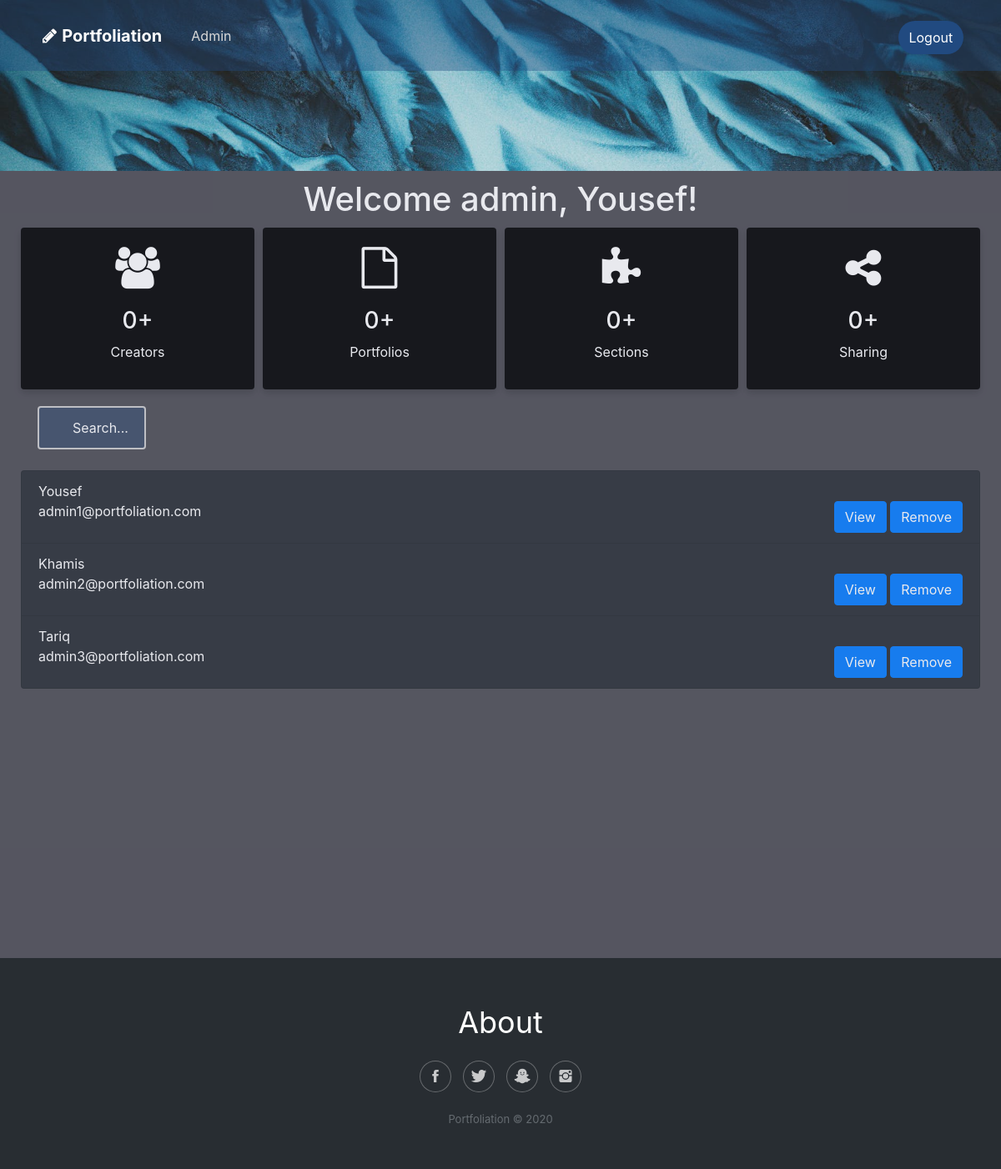
The app's page /admin.php (signed in) with its own data.
### tables this page shows
CREATE TABLE `account` (
  `accountID` int(11) NOT NULL AUTO_INCREMENT,
  `username` varchar(255) NOT NULL,
  `email` varchar(255) NOT NULL,
  `password` varchar(255) NOT NULL,
  PRIMARY KEY (`accountID`),
  UNIQUE KEY `email` (`email`)
);

### admin.php (the view, shortened to what this page needs)
<!DOCTYPE html>
<html>
<head>
  <link rel="stylesheet" href="assets/bootstrap/css/bootstrap.min.css" />
  <link rel="stylesheet" href="assets/fonts/font-awesome.min.css" />
  <link rel="stylesheet" href="assets/fonts/ionicons.min.css" />
  <link rel="stylesheet" href="assets/css/styles.min.css" />
  <link rel="stylesheet" href="http://cdnjs.cloudflare.com/ajax/libs/summernote/0.8.12/summernote.css" />
  <link rel="stylesheet" href="https://cdnjs.cloudflare.com/ajax/libs/animate.css/3.5.2/animate.min.css" />
  <link rel="stylesheet" href="https://cdnjs.cloudflare.com/ajax/libs/aos/2.1.1/aos.css" />
</head>
<body style="color: rgb(59, 73, 88); background-color: rgb(128, 134, 163);">
  <?php require 'header.php';
  ?>
  <form method="GET" style="
        padding: 25px;
        opacity: 0.82;
        background-color: rgba(62, 59, 59, 0.78);
      ">
    <div class="container hero">
      <h1 style="margin: -15px 0 10px 0; color: white; text-align: center;">
        Welcome admin, <?php echo ucfirst($_SESSION['username']) . '!'; ?>
      </h1>
    </div>
    <?php
    function getInsight($str)
    {
      require 'dbh.inc.php';
      $sql = 'SELECT COUNT(*) AS sum FROM ' . $str;
      if ($str == 'share') {
        $sql = 'SELECT COUNT(*) AS sum FROM ' . $str . ' WHERE shareStatus=1';
        $result = mysqli_query($conn, $sql);
        $row_users = mysqli_fetch_array($result);
        return (floor(intval($row_users['sum']) / 5) * 5) . '+';
      }
      $result = mysqli_query($conn, $sql);
      $row_users = mysqli_fetch_array($result);
      return (floor(intval($row_users['sum']) / 5) * 5) . '+';
    }
    ?>
    <section id="dashboard">
      <div class="row">
        <div class="column">
          <div class="card">
            <p><i style="font-size:50px" class="fa fa-users" aria-hidden="true"></i></p>
            <h3><?php echo getInsight('account') ?></h3>
            <p>Creators</p>
          </div>
        </div>
        <div class="column">
          <div class="card">
            <p><i style="font-size:50px" class="fa fa-file-o" aria-hidden="true"></i></p>
            <h3><?php echo getInsight('portfolio') ?></h3>
            <p>Portfolios</p>
          </div>
        </div>
        <div class="column">
          <div class="card">
            <p><i style="font-size:50px" class="fa fa-puzzle-piece" aria-hidden="true"></i></p>
            <h3><?php echo getInsight('section') ?></h3>
            <p>Sections</p>
          </div>
        </div>
        <div class="column">
          <div class="card">
            <p><i style="font-size:50px" class="fa fa-share-alt" aria-hidden="true"></i></p>
            <h3><?php echo getInsight('share') ?></h3>
            <p>Sharing</p>
          </div>
        </div>
      </div>
    </section>
    <div class="form-group" style="margin: 20px; padding: 0px; margin-bottom: 25px;">
      <input id="adminSearch" type="text" name="search" placeholder="Search..." />
    </div>
    <ul class="list-group" id="lis" style="min-height: 70vh;">
      <?php
      if (empty($_GET))
        load("SELECT accountID,username,email FROM account;");
      function load($sql)
      {
        require 'dbh.inc.php';
        $result = mysqli_query($conn, $sql);
        while ($row_users = mysqli_fetch_array($result)) {
          echo
            '
             <li id=' . $row_users['accountID'] . ' class="list-group-item">
             <span class="portLabel">' . $row_users['username'] . '<br>' . $row_users['email'] . '</span>
             <div role="group" style="float: right;">
             <a class="btn btn-primary" role="button" onclick="" href="account.php?v=' . $row_users['accountID'] . '"; >View</a>
             <a onclick="deletePort(this)" href="admin.php?remove=' . $row_users['accountID'] . '"' . ' class="btn btn-primary">Remove</a>
             </div>
              </li>';
        }
      }
      ?>
    </ul>
  </form>
  <?php require 'footer.php'; ?>
</body>
</html>

### header.php (shortened to what this page needs)
<?php if (!(isset($_SESSION)))
$admin = array(1, 2, 3); ?>
<div>
    <div class="header-dark" style="background-image: url('assets/img/blue.jpeg');">
        <nav class="navbar navbar-dark navbar-expand-lg navigation-clean-search" style="background-color: rgba(33, 74, 128, 0.38);">
            <div class="container">
                <a class="navbar-brand" href="index.php"> <i class="fa fa-pencil" aria-hidden="true"></i>Portfoliation</a>
                <div class="collapse navbar-collapse" id="navcol-1">
                    <ul class="nav navbar-nav">
                        <?php
                        if (isset($_SESSION['accountID']) && in_array($_SESSION['accountID'], $admin)) {
                            echo '<li class="nav-item" role="presentation">
                                  <a class="nav-link" href="admin.php">Admin</a> </li>';
                        } else if (isset($_SESSION['accountID'])) {
                            echo '<li class="nav-item" role="presentation">
                            <a class="nav-link" href="account.php">Account</a>
                        </li>';
                        }
                        ?>
                    </ul>
                    <?php
                    if (!isset($_SESSION['accountID']))
                        echo '<span class="navbar-text"><a class="login" href="login.php">Log In</a></span><a class="btn btn-light action-button" role="button" href="register.php">Sign Up</a>';
                    else echo ' <span class="navbar-text"><a class="btn btn-light action-button" href="logout.php">Logout</a></span>';
                    ?>
                </div>
            </div>
        </nav>
    </div>
</div>

### footer.php
<div class="footer-dark">
    <div class="text-center" style="padding-bottom: 20px;">
        <a href="about.php" style="color: rgb(255, 255, 255); font-size: 3vmin;">About</a>
    </div>
    <footer>
        <div class="container">
            <div class="row">
                <div class="col item social">
                    <a href="#"><i class="icon ion-social-facebook"></i></a><a href="#"><i class="icon ion-social-twitter"></i></a><a href="#"><i class="icon ion-social-snapchat"></i></a><a href="#"><i class="icon ion-social-instagram"></i></a>
                </div>
            </div>
            <p class="copyright">Portfoliation © 2020</p>
        </div>
    </footer>
</div>

### records on screen
account: username "Yousef", email "admin1@portfoliation.com"
account: username "Khamis", email "admin2@portfoliation.com"
account: username "Tariq", email "admin3@portfoliation.com"

### other values on screen
$_SESSION['username'] "Yousef"
getInsight('account') "0+"
getInsight('portfolio') "0+"
getInsight('section') "0+"
getInsight('share') "0+"
